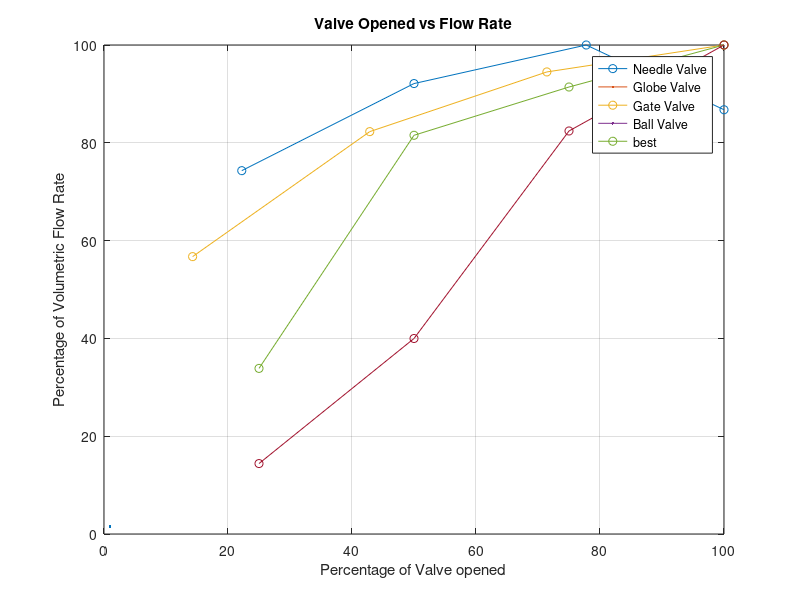
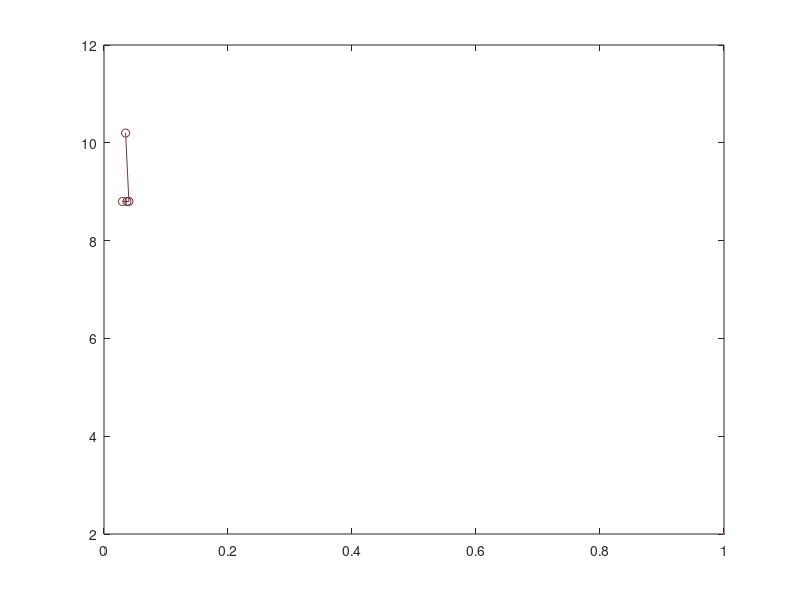

Source code (MATLAB) for these figures, in order: (Note: this script raises an error after producing the figures.)
% EXP - 4
% VALVE CHARACTERISTICS

% MTMO Group - 2
% Aayush Bhakna
% Ch22b008

clear all;
clc;

%-------------------------------------------------------------------------%

% ALL DATA

% Row 1 -> Needle Valve
% Row 2 -> Globe Valve
% Row 3 -> Gate Valve
% Row 4 -> Ball Valve

rowName = ["Needle Valve"; "Globe Valve"; "Gate Valve"; "Ball Valve"];

open_percent = zeros(4, 4);
open_percent(1, :) = [22.22, 50, 77.78, 100];
open_percent(2, :) = [14.29, 42.86, 71.43, 100];
open_percent(3, :) = [25, 50, 75, 100];
open_percent(4, :) = [25, 50, 75, 100];

V = zeros(4, 4); % L
V(1, :) = [1.020, 1.060, 1.060, 1.020];
V(2, :) = [10, 10, 10, 10];
V(3, :) = [10, 10, 9.1, 10];
V(4, :) = [10, 10, 10, 9.1];

T = zeros(4, 4); % sec
T(1, :) = [34.19, 28.66, 26.40, 29.28];
T(2, :) = [35.70, 24.61, 21.43, 20.25];
T(3, :) = [13.17, 5.47, 4.44, 4.46];
T(4, :) = [27.92, 10.06, 4.88, 3.66];

Vf = V ./ T; % L/s
max_Vf_row = max(Vf, [], 2);
percent_Vf = (Vf ./ max_Vf_row) .* 100;

del_p = zeros(4, 4); % psi
del_p(1, :) = [8.8, 8.8, 8.8, 10.2];
del_p(2, :) = [11.7, 9.2, 9.2, 9.2];
del_p(3, :) = [11.5, 6.0, 1.9, 0.9];
del_p(4, :) = [11.2, 7.9, 2.6, 0.0];

%-------------------------------------------------------------------------%

% PLOTTING

figure(1)
plot(open_percent(1, :), percent_Vf(1, :), 'o-', LineWidth=1.5)
hold on
plot(open_percent(2, :), percent_Vf(2, :), 'o-', LineWidth=1.5)
plot(open_percent(3, :), percent_Vf(3, :), 'o-', LineWidth=1.5)
plot(open_percent(4, :), percent_Vf(4, :), 'o-', LineWidth=1.5)
hold off
grid on
legend('Needle Valve', 'Globe Valve', 'Gate Valve', 'Ball Valve', Location='best')
xlabel('Percentage of Valve opened')
ylabel('Percentage of Volumetric Flow Rate')
title('Valve Opened vs Flow Rate')

for i = 1:4

x = Vf(i, :);
y = del_p(i, :);
figure(i+1)
plot(x, y, 'o-', 'color', 0.5.*(rand(1,3)), LineWidth=2)
axis([min(x, [], "all")-(0.005*i^2), max(x, [], "all")+(0.005*i^2), ...
    min(y, [], "all")-1, max(y, [], "all")+1])
grid on
xlabel('Volumetric Flow Rate (L/s)')
ylabel('Pressure Drop (psi)')
title(rowName(i))

end

figure(6)
plot3(open_percent(1, :), percent_Vf(1, :), del_p(1, :), 'o-', LineWidth=1.5)
hold on
plot3(open_percent(2, :), percent_Vf(2, :), del_p(2, :), 'o-', LineWidth=1.5)
plot3(open_percent(3, :), percent_Vf(3, :), del_p(3, :), 'o-', LineWidth=1.5)
plot3(open_percent(4, :), percent_Vf(4, :), del_p(4, :), 'o-', LineWidth=1.5)
hold off
grid on
legend('Needle Valve', 'Globe Valve', 'Gate Valve', 'Ball Valve', Location='best')
xlabel('Percentage of Valve opened')
ylabel('Percentage of Volumetric Flow Rate')
zlabel('Pressure Drop (psi)')
title('Master Plot of all data')






